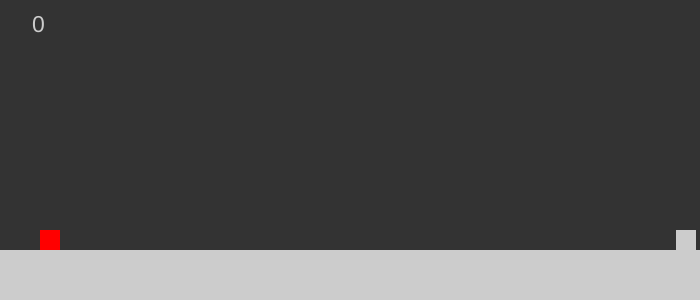
Frame 1 (no input)
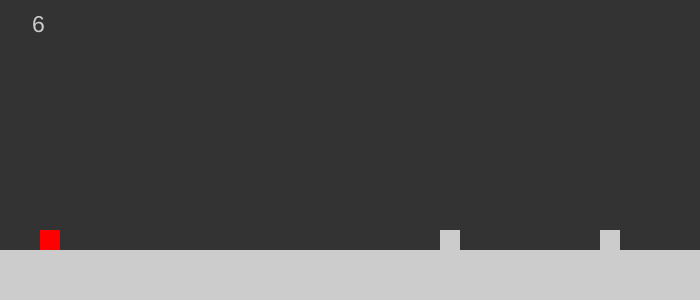
Frame 60 (no input)
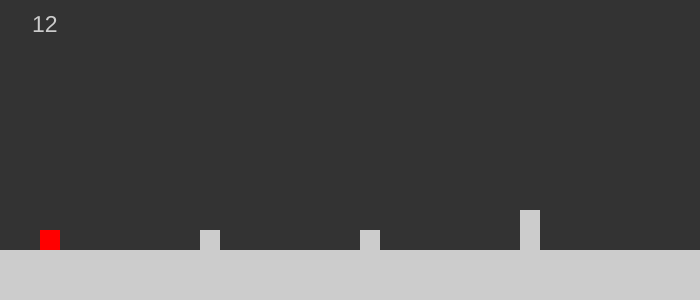
Frame 120 (the mouse pressed at the canvas centre since frame 60)

The p5.js sketch that drew these frames (run headless with seeded random() and noise() and a simulated clock; from frame 60 on, the mouse is pressed at the canvas centre):

// p5.js sketch
// ── sketch.js
var width = 700;
var height = 300;
var floorHeight = 50;

var player;

var lastSpawn;
var obstacles;

var distances = [
                    40,40,40,40,
                    50,50,
                    60,60,60,
                    70
                ];

var score;

var gameOver;

function setup() {
    createCanvas(700, 300);
    player = new Player(height, floorHeight);
    score = 0;

    obstacles = [];
    spawn();

    gameOver = false;
}

function spawn () { 
    var o = new Obstacle(height, width, floorHeight);
    obstacles.push(o);
    nextSpawn = random(distances);
}

function draw() {
    background(51);
    fill (204);
    noStroke();
    rect(0, height - floorHeight, width, height - floorHeight);

    player.update();
    player.show();

    if (nextSpawn <= 0) {
        spawn();
    }

    for (var i = 0; i < obstacles.length; i++) {
        obstacles[i].update();
        obstacles[i].show();

        if (obstacles[i].outOfScreen()) {
            obstacles.splice(i, 1);    
        }
        else {
            if (player.collided(obstacles[i])) {
                console.log('COLLISION!');
                noLoop();
                gameOver = true;
            }
        }
    }

    nextSpawn --;
    score ++;

    textSize(23);
    text(Math.floor(score / 10), 32, 32);
}

function keyPressed() {
    if (keyCode == 0x20) { // 0x20: space
        if (gameOver === true) {
            setup();
            loop();
        }
        player.jump ();
    }
}

// ── obstacle.js
class Obstacle {
    constructor (height, width, floorHeight) {
        this.height = height;
        this.width = width;
        this.floorHeight = floorHeight;

        this.w = 20;
        this.h = random ([20, 20, 20, 20, 40]);

        this.x = this.width - this.w;
        this.y = 0;

        this.xspeed = -4;

    }

    show () {
        noStroke();
        fill(204);
        var yRect = this.height - this.floorHeight - this.h - this.y;
        rect (this.x, yRect, this.w, this.h);
    }

    update () {
        this.x = this.x + this.xspeed;
    }

    outOfScreen () {
        return (this.x + this.w < 0);
    }

    getX () {
        return this.x;
    }

    getY () {
        return this.y;
    }

    getW () {
        return this.w;
    }

    getH () {
        return this.h;
    }
}

// ── player.js
"use strict";

class Player {
    constructor (height, floorHeight) {
        this.floorHeight = floorHeight;
        this.height = height;

        this.y = 0; // 0 relative to floorHeight
        this.x = 40;

        this.yspeed = 0;
        this.yacc = -0.3;

        this.color = color(255,0,0);

        this.side = 20;

        this.jumpState = 0;
    }

    show () {
        noStroke();
        fill(this.color);

        var yRect = this.height - this.floorHeight - this.side - this.y;
        var xRect = this.x;
        rect(xRect, yRect, this.side, this.side);
    }

    update () {
        this.yspeed = this.yspeed + this.yacc;
        this.y = max (0, this.y + this.yspeed);

        if (this.y == 0) {
            //this.yspeed = 0; // normal force or something
            this.yspeed *= -.4;
        }

        if (this.y < 10 && this.yspeed < 0) {
            this.jumpState = 0;
        }
    }

    isJumping () {
        return (this.y > 15);
    }

    jump () {
        if (this.jumpState == 1) {
            this.yspeed += 2;
            this.jumpState = 2;
        }
        else if (this.jumpState == 0) {
            this.yspeed = 6;
            this.jumpState = 1;
        }
    }

    collided (obstacle) {
        if (this.y <= obstacle.getY() + obstacle.getH() &&
           ((this.x >= obstacle.getX() && this.x <= obstacle.getX() + obstacle.getW()) || 
           (obstacle.getX() >= this.x && obstacle.getX() <= this.x + this.side))) {
            return true;
        }
        return false;
    }  
}
